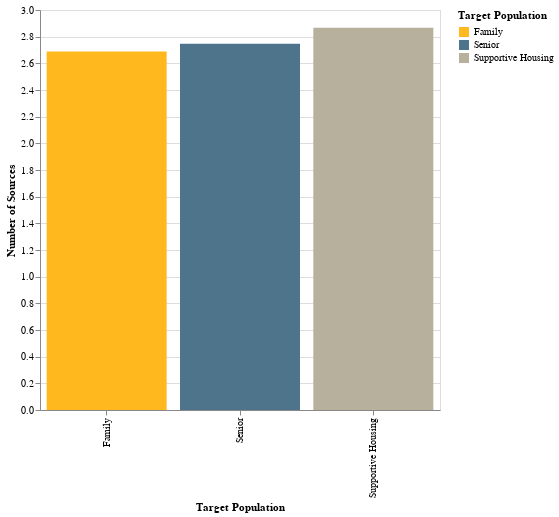

The code cell stored with this chart in its notebook:
### Code cell
alt.Chart(matches_target_pop).mark_bar().encode(
    x='Target Population',
    y='Number of Sources',
    color="Target Population")

### Figure 1 — Vega-Lite specification as saved in the notebook (floating-point values rounded to 4 significant figures)
{"width": 400, "height": 400, "config": {"title": {"fontSize": 18, "font": "Veranda Regular", "anchor": "start", "fontColor": "#000000"}, "range": {"category": ["#FFB81D", "#4E748B", "#B7B09D"], "diverging": ["#FFB81D", "#4E748B", "#B7B09D"]}, "legend": {"labelFont": "Veranda Regular", "labelLimit": 0}}, "data": {"name": "data-85641e56e44c33c5bd1945f953ac7423"}, "mark": "bar", "encoding": {"color": {"type": "nominal", "field": "Target Population"}, "x": {"type": "nominal", "field": "Target Population"}, "y": {"type": "quantitative", "field": "Number of Sources"}}, "$schema": "https://vega.github.io/schema/vega-lite/v4.0.2.json", "datasets": {"data-85641e56e44c33c5bd1945f953ac7423": [{"Target Population": "Family", "yr_pis": 2009.0, "units_n": 68.8, "units_li": 55.86, "units_ot": 1.408, "Number of Sources": 2.689, "totalcost": 11160000.0, "id": 2554.0, "yr_pis_y": 2009.0, "n_units": 68.93, "li_units": 61.26, "type": 1.192, "credit": 2.0, "bond": 1.984, "con_stdate_PIS": 2007.0, "totalcost_adj": 13580000.0, "Cost Per Unit": 214100.0}, {"Target Population": "Senior", "yr_pis": 2009.0, "units_n": 66.17, "units_li": 65.39, "units_ot": 0.3611, "Number of Sources": 2.748, "totalcost": 10530000.0, "id": 2586.0, "yr_pis_y": 2009.0, "n_units": 65.96, "li_units": 62.01, "type": 1.247, "credit": 2.0, "bond": 1.986, "con_stdate_PIS": 2007.0, "totalcost_adj": 12680000.0, "Cost Per Unit": 193900.0}, {"Target Population": "Supportive Housing", "yr_pis": 2010.0, "units_n": 59.8, "units_li": null, "units_ot": null, "Number of Sources": 2.866, "totalcost": 12150000.0, "id": 2623.0, "yr_pis_y": 2009.0, "n_units": 59.51, "li_units": 52.11, "type": 1.378, "credit": 2.0, "bond": 1.975, "con_stdate_PIS": 2007.0, "totalcost_adj": 14250000.0, "Cost Per Unit": 256100.0}]}}
